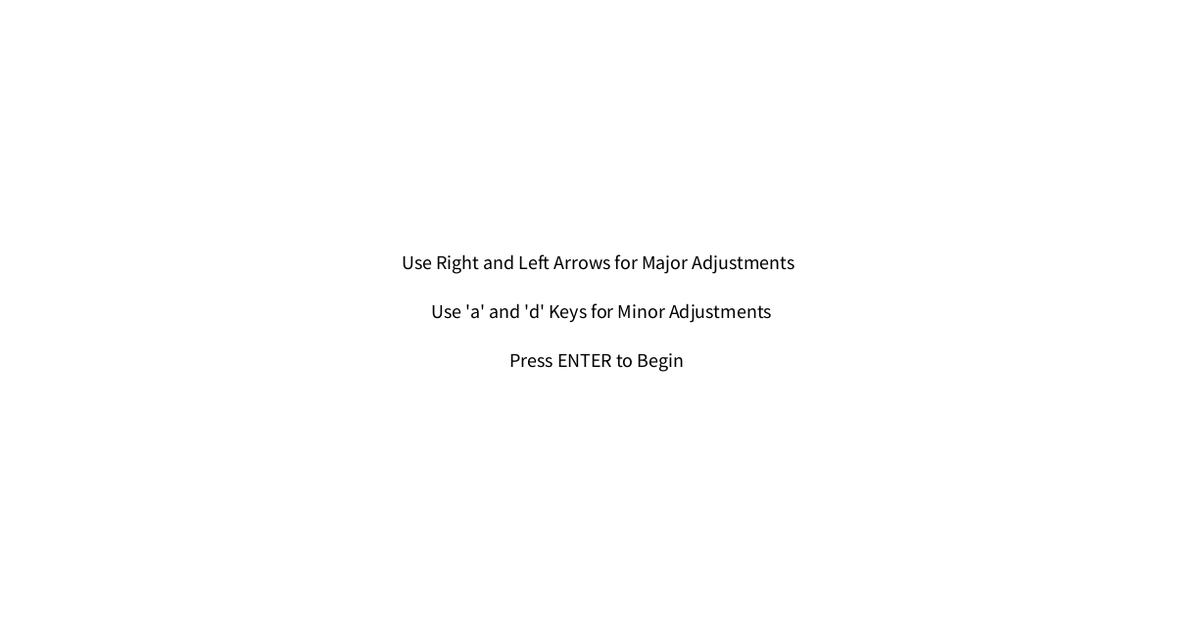
Frame 1 (no input)
Frame 60 (the mouse pressed at the canvas centre just before this capture): identical to frame 1, image omitted
Frame 120 (the mouse held since frame 60 and released just before this capture): identical to frame 1, image omitted

The Processing sketch that drew this single still picture (run headless with seeded random() and noise(); from frame 60 on, the mouse is pressed at the canvas centre):

// Processing sketch: processing_86051
// ── processing_86051.pde

float ballY;
float yspeed=-10;
float ballX;
float xspeed;
float dotX;
float dotY;
int score = 0;
boolean title = true;

void setup()
{
  size(1225, 650);
  smooth();
  background(255);

  textSize(24);
  ballY=height-13;
  ballX=ballY;
  dotX = width/2;
  dotY = height/2;
}

void draw()
{
  if (title == true)
  {
    background(255);
    textSize(20);
    fill(0);
    text("Use Right and Left Arrows for Major Adjustments", 410, 275);
    text("Use 'a' and 'd' Keys for Minor Adjustments", 440, 325);
    text("Press ENTER to Begin", 520, 375);
  }

  if (title == false)
  {
    fill(255, 255, 255, 100);
    rect(0, 0, width, height);

    fill(0);
    rect(50, 625, 75, 10);
    rect(225, 625, 75, 10);
    rect(400, 625, 75, 10);
    rect(575, 625, 75, 10);
    rect(750, 625, 75, 10);
    rect(925, 625, 75, 10);
    rect(1100, 625, 75, 10);
    rect(75, 540, 75, 10);
    rect(230, 225, 75, 10);
    rect(1000, 470, 75, 10);
    rect(800, 150, 75, 10);
    rect(900, 100, 75, 10);
    rect(630, 500, 75, 10);
    rect(400, 475, 75, 10);
    rect(425, 230, 75, 10);
    rect(830, 345, 75, 10);
    rect(1100, 250, 75, 10);
    rect(300, 325, 75, 10);
    rect(width/2, 275, 75, 10);
    rect(350, 125, 75, 10);
    rect(100, 350, 75, 10);
    rect(100, 150, 75, 10);

    fill(255, 0, 0);
    ellipse(ballX, ballY, 25, 25);
    ballY = ballY + yspeed;
    yspeed = yspeed+.25;
    ballX = ballX + xspeed;


    if (ballX >= 50 && ballX <= 125
      && ballY >= 605
      && ballY <= 630)
    {
      ballY = 605;
      yspeed = -10;
    }
    if (ballX >= 225 && ballX <= 300
      && ballY >= 605
      && ballY <= 630)
    {
      ballY = 605;
      yspeed = -10;
    }
    if (ballX >= 400 && ballX <= 475
      && ballY >= 605
      && ballY <= 630)
    {
      ballY = 605;
      yspeed = -10;
    } 
    if (ballX >= 575 && ballX <= 650
      && ballY >= 605
      && ballY <= 630)
    {
      ballY = 605;
      yspeed = -10;
    } 
    if (ballX >= 750 && ballX <= 825
      && ballY >= 605
      && ballY <= 630)
    {
      ballY = 605;
      yspeed = -10;
    } 
    if (ballX >= 925 && ballX <= 1000
      && ballY >= 605
      && ballY <= 630)
    {
      ballY = 605;
      yspeed = -10;
    } 
    if (ballX >= 1100 && ballX <= 1175
      && ballY >= 605
      && ballY <= 630)
    {
      ballY = 605;
      yspeed = -10;
    } 
    if (ballX >= 75 && ballX <= 150
      && ballY >= 520
      && ballY <= 545)
    {
      ballY = 520;
      yspeed = -10;
    }   
    if (ballX >= 230 && ballX <= 305
      && ballY >= 205
      && ballY <= 230)
    {
      ballY = 205;
      yspeed = -10;
    } 
    if (ballX >= 1000 && ballX <= 1075
      && ballY >= 450
      && ballY <= 475)
    {
      ballY = 450;
      yspeed = -10;
    } 
    if (ballX >= 800 && ballX <= 875
      && ballY >= 130
      && ballY <= 155)
    {
      ballY = 130;
      yspeed = -10;
    } 
    if (ballX >= 900 && ballX <= 975
      && ballY >= 80
      && ballY <= 105)
    {
      ballY = 80;
      yspeed = -10;
    } 
    if (ballX >= 630 && ballX <= 705
      && ballY >= 480
      && ballY <= 505)
    {
      ballY = 480;
      yspeed = -10;
    }
    if (ballX >= 400 && ballX <= 475
      && ballY >= 455
      && ballY <= 480)
    {
      ballY = 455;
      yspeed = -10;
    }  
    if (ballX >= 425 && ballX <= 500
      && ballY >= 210
      && ballY <= 235)
    {
      ballY = 210;
      yspeed = -10;
    }   
    if (ballX >= 830 && ballX <= 905
      && ballY >= 325
      && ballY <= 350)
    {
      ballY = 325;
      yspeed = -10;
    } 
    if (ballX >= 1100 && ballX <= 1175
      && ballY >= 230
      && ballY <= 255)
    {
      ballY = 230;
      yspeed = -10;
    } 
    if (ballX >= 300 && ballX <= 375
      && ballY >= 305
      && ballY <= 330)
    {
      ballY = 305;
      yspeed = -10;
    } 
    if (ballX >= 612.5 && ballX <= 687.5
      && ballY >= 255
      && ballY <= 280)
    {
      ballY = 255;
      yspeed = -10;
    } 
    if (ballX >= 350 && ballX <= 425
      && ballY >= 105
      && ballY <= 130)
    {
      ballY = 105;
      yspeed = -10;
    } 
    if (ballX >= 100 && ballX <= 175
      && ballY >= 330
      && ballY <= 355)
    {
      ballY = 330;
      yspeed = -10;
    } 
    if (ballX >= 100 && ballX <= 175
      && ballY >= 130
      && ballY <= 155)
    {
      ballY = 130;
      yspeed = -10;
    }   
    if (ballX >= width - 13)
    {
      ballX = width-13;
      xspeed = -3;
    }
    if (ballX <= 13)
    {
      ballX = 13;
      xspeed = 3;
    }
    if (ballY <= 13)
    {
      yspeed = 3;
    }
    if (dist(ballX, ballY, dotX, dotY)<=13)
    {
      dotX = random(width - 15);
      dotY = random(height - 75);
      score++;
    }

    fill (0, 255, 0);
    ellipse ( dotX, dotY, 10, 10);

    fill(0);
    text("Score: " + score, 10, 25); 

    if (ballY >= 675)
    {
      textSize(50);
      background(0);
      fill(255);
      text("Game Over", 500, height/2);
      textSize(25);
      text("Score:" + score, 600, 380);
      textSize(15);
      text("Press Spacebar to RESTART", 550, 420);
      noLoop();
    }
  }
}




void keyPressed()
{
  if (key == 'a')
  {
    xspeed = -1;
  }
  if (key == 'd')
  {
    xspeed = 1;
  }
  if (keyCode == LEFT)
  {
    xspeed = -3;
  }
  if (keyCode == RIGHT)
  {
    xspeed = 3;
  } 
  if ((key == ' ') && (ballY >= 675))
  {
    loop();
    score=0;
    ballY=height-13;
    ballX=ballY;
    dotX = width/2;
    dotY = height/2;
    yspeed = -10;
    xspeed = 0;
  }
  
  if(keyCode == ENTER)
  {
    title = false;
  }
}
